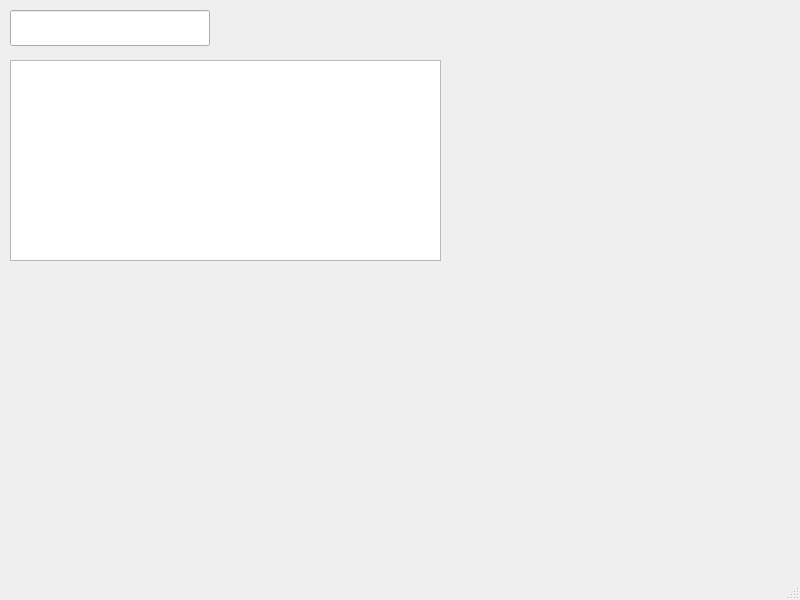
<?xml version="1.0" encoding="UTF-8"?>
<ui version="4.0">
 <class>MainWindow</class>
 <widget class="QMainWindow" name="MainWindow">
  <property name="geometry">
   <rect>
    <x>0</x>
    <y>0</y>
    <width>800</width>
    <height>600</height>
   </rect>
  </property>
  <property name="windowTitle">
   <string>MainWindow</string>
  </property>
  <widget class="QWidget" name="centralwidget">
   <widget class="QLineEdit" name="myLineEdit">
    <property name="geometry">
     <rect>
      <x>10</x>
      <y>10</y>
      <width>200</width>
      <height>36</height>
     </rect>
    </property>
    <property name="font">
     <font>
      <family>Avenir Next</family>
      <pointsize>16</pointsize>
     </font>
    </property>
   </widget>
   <widget class="QTextEdit" name="myTextEdit">
    <property name="geometry">
     <rect>
      <x>10</x>
      <y>60</y>
      <width>431</width>
      <height>201</height>
     </rect>
    </property>
    <property name="font">
     <font>
      <family>Avenir Next</family>
      <pointsize>16</pointsize>
     </font>
    </property>
    <property name="tabStopWidth">
     <number>40</number>
    </property>
   </widget>
  </widget>
  <widget class="QMenuBar" name="menubar">
   <property name="geometry">
    <rect>
     <x>0</x>
     <y>0</y>
     <width>800</width>
     <height>21</height>
    </rect>
   </property>
  </widget>
  <widget class="QStatusBar" name="statusbar"/>
 </widget>
 <resources/>
 <connections/>
</ui>
